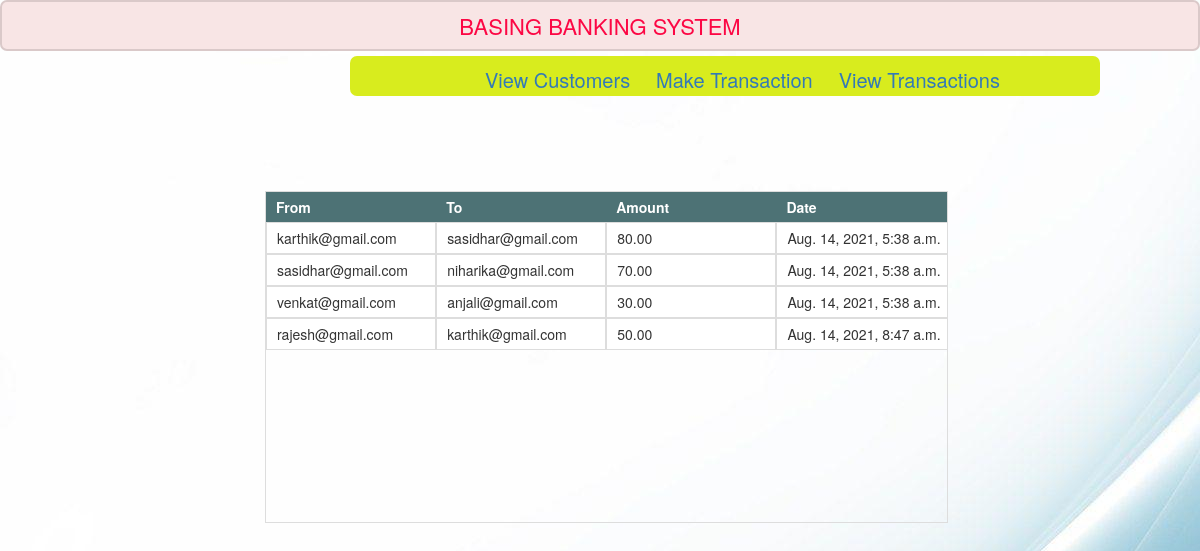
Page /view_hist/ on the committed database.
### customers/models.py (models this page shows)
class Hist(models.Model):
    From = models.EmailField(max_length = 200,unique = True,null = False , blank = False)
    To = models.EmailField(max_length = 200,unique = True,null = False , blank = False)
    amount =  models.DecimalField(decimal_places = 2,max_digits = 8)
    timestamp = models.DateTimeField(auto_now_add=True)

### customers/views.py (the view)
# urls.py: path('view_hist/' , views.view_hist , name = "view_hist"),
def view_hist(request):
    hists = Hist.objects.all()
    return render(request,"customers/hist_details.html",{'hists' : hists })

### templates/customers/hist_details.html (shortened to what this page needs)
{% extends 'customers/home.html' %}
{% block head %}
<link rel="stylesheet" href="https://maxcdn.bootstrapcdn.com/bootstrap/3.3.7/css/bootstrap.min.css">
{% endblock head %}
{% block content %}
<div class="container">
    <div class="row">
        <table class="col-xs-7 table-bordered table-striped table-condensed table-fixed">
            <thead>
                <tr>
                    <th class="col">From</th>
                    <th class="col">To</th>
                    <th class="col">Amount</th>
		            <th class="col">Date</th>
                </tr>
            </thead>
            <tbody>
                {% for hist in hists %}
                <tr>
                    <td class="col" >{{ hist.From }}</td>
                    <td class="col" >{{ hist.To }}</td>
                    <td class="col" >{{ hist.amount }}</td>
		    <td class="col" >{{ hist.timestamp }}</td>
                </tr>
                {% endfor %}
            </tbody>
        </table>
    </div>
</div>
{% endblock content %}

### templates/customers/navbar.html (style rules this page uses)
body { background-image: url("/media/reg.jpg"); }

### templates/customers/hist_details.html (style rules this page uses)
.table-fixed { margin-left: 25rem; margin-top: 10rem; }
.table-fixed thead, .table-fixed thead>th { background: #4d7275; color: #fff; }
.table-fixed tbody tr td { background: #fff; }
.table-fixed>thead>tr>th { border: 0 !important; }
.table-fixed>tbody>tr>td:last-child { border-right: 0; }
.table-fixed tbody td, .table-fixed thead>tr>th { float: left; font-size: 14px; padding-left: 10px !important; }
.table-fixed .col { width: 25%; }
.table-fixed tbody { display: block; height: 300px; overflow-y: auto; }
.table-fixed tr { display: block; }

### rows in the picture
Hist: From "karthik@gmail.com", To "sasidhar@gmail.com", amount "80.00", timestamp "Aug. 14, 2021, 5:38 a.m."
Hist: From "sasidhar@gmail.com", To "niharika@gmail.com", amount "70.00", timestamp "Aug. 14, 2021, 5:38 a.m."
Hist: From "venkat@gmail.com", To "anjali@gmail.com", amount "30.00", timestamp "Aug. 14, 2021, 5:38 a.m."
Hist: From "rajesh@gmail.com", To "karthik@gmail.com", amount "50.00", timestamp "Aug. 14, 2021, 8:47 a.m."
